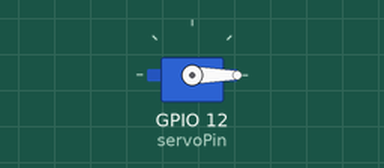
Simulated run of this sketch. Board: ESP32. Parts: servo.

Above: at 0.05 s.
At 2.65 s:
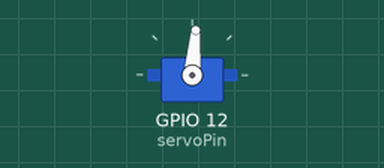
At 5.25 s:
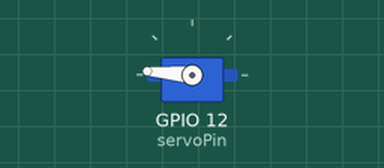
At 10.45 s:
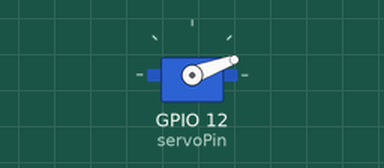
Timing chart, 0 to 14.4 s (numbered marks = the images above):
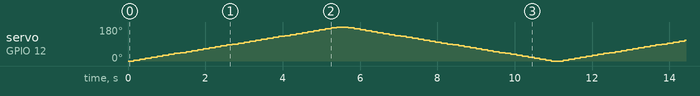

The sketch:

ServoSweep.ino
```cpp
/*
    Servo Sweep

    Sweeping the servo in two directions.
*/

// remove this line if using Arduino IDE
#include <Arduino.h>

#include <ESP32Servo.h>

int servoPin = 12;
int angle = 0;

Servo servo;

void setup() {
  servo.attach(servoPin);
}

void loop() {
  for (angle = 0; angle <= 180; angle += 5) {
    servo.write(angle);
    delay(150);
  }

  for (angle = 180; angle >= 0; angle -= 5) {
    servo.write(angle);
    delay(150);
  }
}
```
